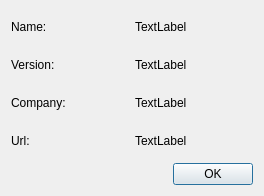
<?xml version="1.0" encoding="UTF-8"?>
<ui version="4.0">
 <class>AboutDialog</class>
 <widget class="QDialog" name="AboutDialog">
  <property name="geometry">
   <rect>
    <x>0</x>
    <y>0</y>
    <width>264</width>
    <height>196</height>
   </rect>
  </property>
  <property name="windowTitle">
   <string>Dialog</string>
  </property>
  <layout class="QVBoxLayout" name="verticalLayout">
   <item>
    <layout class="QGridLayout" name="gridLayout">
     <item row="0" column="0">
      <widget class="QLabel" name="label">
       <property name="text">
        <string>Name:</string>
       </property>
      </widget>
     </item>
     <item row="0" column="1">
      <widget class="QLabel" name="lblName">
       <property name="text">
        <string>TextLabel</string>
       </property>
      </widget>
     </item>
     <item row="1" column="0">
      <widget class="QLabel" name="label_2">
       <property name="text">
        <string>Version:</string>
       </property>
      </widget>
     </item>
     <item row="1" column="1">
      <widget class="QLabel" name="lblVersion">
       <property name="text">
        <string>TextLabel</string>
       </property>
      </widget>
     </item>
     <item row="2" column="0">
      <widget class="QLabel" name="label_3">
       <property name="text">
        <string>Company:</string>
       </property>
      </widget>
     </item>
     <item row="2" column="1">
      <widget class="QLabel" name="lblCompany">
       <property name="text">
        <string>TextLabel</string>
       </property>
      </widget>
     </item>
     <item row="3" column="0">
      <widget class="QLabel" name="label_4">
       <property name="text">
        <string>Url:</string>
       </property>
      </widget>
     </item>
     <item row="3" column="1">
      <widget class="QLabel" name="lblUrl">
       <property name="text">
        <string>TextLabel</string>
       </property>
      </widget>
     </item>
    </layout>
   </item>
   <item>
    <widget class="QDialogButtonBox" name="buttonBox">
     <property name="orientation">
      <enum>Qt::Horizontal</enum>
     </property>
     <property name="standardButtons">
      <set>QDialogButtonBox::Ok</set>
     </property>
    </widget>
   </item>
  </layout>
 </widget>
 <resources/>
 <connections>
  <connection>
   <sender>buttonBox</sender>
   <signal>accepted()</signal>
   <receiver>AboutDialog</receiver>
   <slot>accept()</slot>
   <hints>
    <hint type="sourcelabel">
     <x>248</x>
     <y>254</y>
    </hint>
    <hint type="destinationlabel">
     <x>157</x>
     <y>274</y>
    </hint>
   </hints>
  </connection>
  <connection>
   <sender>buttonBox</sender>
   <signal>rejected()</signal>
   <receiver>AboutDialog</receiver>
   <slot>reject()</slot>
   <hints>
    <hint type="sourcelabel">
     <x>316</x>
     <y>260</y>
    </hint>
    <hint type="destinationlabel">
     <x>286</x>
     <y>274</y>
    </hint>
   </hints>
  </connection>
 </connections>
</ui>
